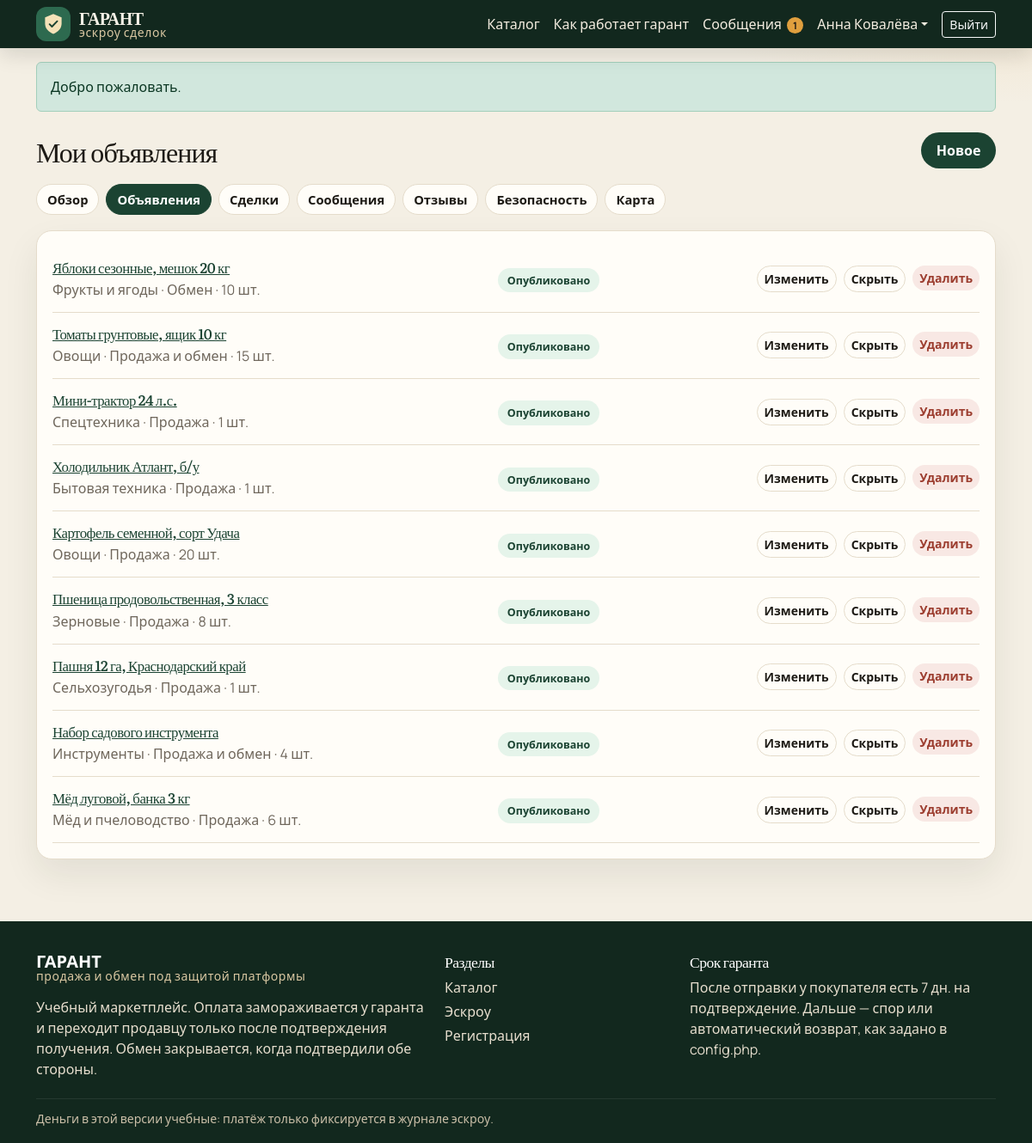
The page /cabinet/listings.php (signed in) on the database its author committed.
### tables this page shows
CREATE TABLE users (
  id INT UNSIGNED AUTO_INCREMENT PRIMARY KEY,
  email VARCHAR(190) NOT NULL,
  password_hash VARCHAR(255) NOT NULL,
  name VARCHAR(120) NOT NULL,
  phone VARCHAR(30) DEFAULT NULL,
  city VARCHAR(120) DEFAULT NULL,
  about TEXT,
  role ENUM('user', 'admin') NOT NULL DEFAULT 'user',
  seller_rating DECIMAL(3,2) NOT NULL DEFAULT 5.00,
  buyer_rating DECIMAL(3,2) NOT NULL DEFAULT 5.00,
  seller_reviews_count INT UNSIGNED NOT NULL DEFAULT 0,
  buyer_reviews_count INT UNSIGNED NOT NULL DEFAULT 0,
  twofa_enabled TINYINT(1) NOT NULL DEFAULT 0,
  twofa_code_hash VARCHAR(255) DEFAULT NULL,
  twofa_expires_at DATETIME DEFAULT NULL,
  card_last4 CHAR(4) DEFAULT NULL,
  card_brand VARCHAR(20) DEFAULT NULL,
  card_holder VARCHAR(120) DEFAULT NULL,
  card_exp CHAR(5) DEFAULT NULL,
  is_blocked TINYINT(1) NOT NULL DEFAULT 0,
  created_at DATETIME NOT NULL DEFAULT CURRENT_TIMESTAMP,
  UNIQUE KEY uq_users_email (email)
);

CREATE TABLE products (
  id INT UNSIGNED AUTO_INCREMENT PRIMARY KEY,
  user_id INT UNSIGNED NOT NULL,
  category_id INT UNSIGNED NOT NULL,
  title VARCHAR(200) NOT NULL,
  description TEXT NOT NULL,
  price DECIMAL(12,2) DEFAULT NULL,
  deal_type ENUM('sale', 'exchange', 'both') NOT NULL DEFAULT 'sale',
  exchange_for VARCHAR(255) DEFAULT NULL,
  quantity INT UNSIGNED NOT NULL DEFAULT 1,
  city VARCHAR(120) DEFAULT NULL,
  status ENUM('active', 'hidden', 'sold') NOT NULL DEFAULT 'active',
  created_at DATETIME NOT NULL DEFAULT CURRENT_TIMESTAMP,
  updated_at DATETIME NOT NULL DEFAULT CURRENT_TIMESTAMP ON UPDATE CURRENT_TIMESTAMP,
  KEY idx_products_catalog (status, category_id, deal_type),
  KEY idx_products_user (user_id),
  CONSTRAINT fk_products_user FOREIGN KEY (user_id) REFERENCES users (id),
  CONSTRAINT fk_products_category FOREIGN KEY (category_id) REFERENCES categories (id)
);

CREATE TABLE categories (
  id INT UNSIGNED AUTO_INCREMENT PRIMARY KEY,
  parent_id INT UNSIGNED DEFAULT NULL,
  name VARCHAR(160) NOT NULL,
  slug VARCHAR(160) NOT NULL,
  sort_order INT NOT NULL DEFAULT 0,
  UNIQUE KEY uq_categories_slug (slug),
  CONSTRAINT fk_categories_parent FOREIGN KEY (parent_id) REFERENCES categories (id) ON DELETE RESTRICT
);

### includes/functions.php (called while the page is built, shortened)
<?php
function e(mixed $value): string
{
    return htmlspecialchars((string) $value, ENT_QUOTES | ENT_SUBSTITUTE, 'UTF-8');
}
function base_path(): string
{
    static $base = null;
    if ($base !== null) {
        return $base;
    }
    $script = str_replace('\\', '/', $_SERVER['SCRIPT_NAME'] ?? '');
    $dir = str_replace('\\', '/', dirname($script));
    if (preg_match('#/(cabinet|admin)$#', $dir)) {
        $dir = str_replace('\\', '/', dirname($dir));
    }
    if ($dir === '/' || $dir === '.' || $dir === '') {
        return $base = '';
    }
    return $base = rtrim($dir, '/');
}
function url(string $path = ''): string
{
    $path = ltrim($path, '/');
    $base = base_path();
    return ($base === '' ? '' : $base) . '/' . $path;
}
function take_flashes(): array
{
    $items = $_SESSION['flash'] ?? [];
    return is_array($items) ? $items : [];
}
function deal_type_label(string $type): string
{
    return match ($type) {
        'sale' => 'Продажа',
        'exchange' => 'Обмен',
        'both' => 'Продажа и обмен',
        default => $type,
    };
}
function product_status_label(string $status): string
{
    return match ($status) {
        'active' => 'Опубликовано',
        'hidden' => 'Скрыто',
        'sold' => 'Нет в наличии',
        default => $status,
    };
}

### includes/auth.php (called while the page is built, shortened)
<?php
function current_user(bool $refresh = false): ?array
{
    static $loaded = false;
    static $user = null;
    if ($loaded) {
        return $user;
    }
    $loaded = true;
    $id = (int) ($_SESSION['user_id'] ?? 0);
    $user = query_one('SELECT * FROM users WHERE id = ?', [$id]);
    return $user;
}
function require_login(): array
{
    $user = current_user();
    if ($user) {
        return $user;
    }
}
function unread_count(): int
{
    $user = current_user();
    $row = query_one(
        'SELECT COUNT(*) AS c
         FROM messages m
         JOIN deals d ON d.id = m.deal_id
         WHERE m.is_read = 0
           AND m.sender_id IS NOT NULL
           AND m.sender_id <> ?
           AND (d.buyer_id = ? OR d.seller_id = ?)',
        [(int) $user['id'], (int) $user['id'], (int) $user['id']]
    );
    return $count = (int) ($row['c'] ?? 0);
}

### includes/db.php (called while the page is built, shortened)
<?php
function db(): PDO
{
    static $pdo = null;
    if ($pdo instanceof PDO) {
        return $pdo;
    }
    $dsn = 'mysql:host=' . DB_HOST . ';port=' . DB_PORT . ';dbname=' . DB_NAME . ';charset=' . DB_CHARSET;
    try {
        $pdo = new PDO($dsn, DB_USER, DB_PASS, [
            PDO::ATTR_ERRMODE => PDO::ERRMODE_EXCEPTION,
            PDO::ATTR_DEFAULT_FETCH_MODE => PDO::FETCH_ASSOC,
            PDO::ATTR_EMULATE_PREPARES => false,
        ]);
    } catch (PDOException $e) {
        app_log('DB: ' . $e->getMessage());
        http_response_code(500);
        echo '<!doctype html><meta charset="utf-8"><title>ГАРАНТ — нет базы</title>';
        echo '<div style="font-family:Segoe UI,sans-serif;max-width:640px;margin:48px auto;line-height:1.5">';
        echo '<h1>Нет подключения к MySQL</h1>';
        echo '<p>Импортируйте <code>sql/schema.sql</code> и проверьте хост, имя базы, логин и пароль в <code>config.php</code>.</p>';
        if (APP_DEBUG) {
            echo '<pre>' . e($e->getMessage()) . '</pre>';
        }
        echo '</div>';
        exit;
    }
    return $pdo;
}
function query_all(string $sql, array $params = []): array
{
    $stmt = db()->prepare($sql);
    $stmt->execute($params);
    return $stmt->fetchAll();
}
function query_one(string $sql, array $params = []): ?array
{
    $stmt = db()->prepare($sql);
    $stmt->execute($params);
    $row = $stmt->fetch();
    return $row === false ? null : $row;
}

### cabinet/listings.php (the view, shortened to what this page needs)
<?php
$user = require_login();
$rows = query_all(
    'SELECT p.*, c.name AS category_name
     FROM products p
     JOIN categories c ON c.id = p.category_id
     WHERE p.user_id = ?
     ORDER BY p.created_at DESC',
    [(int) $user['id']]
);
require __DIR__ . '/../templates/header.php';
?>
<div class="container py-4">
    <div class="d-flex justify-content-between align-items-center gap-3">
        <h1 class="h2 mb-0">Мои объявления</h1>
        <a class="btn btn-garant" href="<?= e(url('cabinet/listing.php')) ?>">Новое</a>
    </div>
    <?php require __DIR__ . '/../templates/cabinet-nav.php'; ?>
    <div class="panel">
        <?php foreach ($rows as $row): ?>
            <div class="list-row">
                <div>
                    <h3><a href="<?= e(url('product.php?id=' . (int) $row['id'])) ?>"><?= e($row['title']) ?></a></h3>
                    <div class="muted"><?= e($row['category_name']) ?> · <?= e(deal_type_label((string) $row['deal_type'])) ?> · <?= (int) $row['quantity'] ?> шт.</div>
                </div>
                <div><span class="badge-status st-<?= e($row['status'] === 'active' ? 'completed' : ($row['status'] === 'sold' ? 'dispute' : 'cancelled')) ?>"><?= e(product_status_label((string) $row['status'])) ?></span></div>
                <div class="d-flex gap-2 flex-wrap justify-content-end">
                    <a class="btn btn-sm btn-line" href="<?= e(url('cabinet/listing.php?id=' . (int) $row['id'])) ?>">Изменить</a>
                    <?php if ($row['status'] === 'active'): ?>
                        <form method="post"><button class="btn btn-sm btn-line" type="submit">Скрыть</button></form>
                    <?php else: ?>
                        <form method="post"><?= csrf_field() ?><input type="hidden" name="id" value="<?= (int) $row['id'] ?>"><input type="hidden" name="action" value="publish"><button class="btn btn-sm btn-line" type="submit">Открыть</button></form>
                    <?php endif; ?>
                    <form method="post" data-confirm="Удалить объявление? Если по нему были сделки, оно только скроется."><button class="btn btn-sm btn-danger-soft" type="submit">Удалить</button></form>
                </div>
            </div>
        <?php endforeach; ?>
    </div>
</div>
<?php require __DIR__ . '/../templates/footer.php'; ?>

### templates/header.php (shortened to what this page needs)
<?php
$navActive = $navActive ?? '';
$current = current_user();
$unread = $current ? unread_count() : 0;
?>
<!doctype html>
<html lang="ru">
<head>
    <link href="https://cdn.jsdelivr.net/npm/bootstrap@5.3.3/dist/css/bootstrap.min.css" rel="stylesheet">
    <link href="https://cdn.jsdelivr.net/npm/bootstrap-icons@1.11.3/font/bootstrap-icons.min.css" rel="stylesheet">
    <link href="<?= e(url('assets/css/style.css')) ?>" rel="stylesheet">
</head>
<body>
<header class="site-header">
    <nav class="navbar navbar-expand-lg navbar-dark">
        <div class="container">
            <a class="brand" href="<?= e(url('index.php')) ?>">
                <span class="brand-mark" aria-hidden="true">
                    <svg viewBox="0 0 32 32" width="28" height="28">
                        <path fill="#f4e2b8" d="M16 2.5 27 7v8.2c0 6.4-4.2 11.4-11 13.8C9.2 26.6 5 21.6 5 15.2V7L16 2.5z"/>
                        <path fill="none" stroke="#1b4332" stroke-width="2.2" stroke-linecap="round" stroke-linejoin="round" d="M11 16.2 14.2 19.4 21.2 12.2"/>
                    </svg>
                </span>
                <span class="brand-text">
                    <strong>ГАРАНТ</strong>
                    <small>эскроу сделок</small>
                </span>
            </a>
            <div class="collapse navbar-collapse" id="mainNav">
                <ul class="navbar-nav ms-auto align-items-lg-center">
                    <li class="nav-item"><a class="nav-link<?= $navActive === 'catalog' ? ' active' : '' ?>" href="<?= e(url('catalog.php')) ?>">Каталог</a></li>
                    <li class="nav-item"><a class="nav-link" href="<?= e(url('index.php')) ?>#escrow">Как работает гарант</a></li>
                    <?php if ($current): ?>
                        <li class="nav-item">
                            <a class="nav-link<?= $navActive === 'messages' ? ' active' : '' ?>" href="<?= e(url('cabinet/messages.php')) ?>">
                                Сообщения<?php if ($unread > 0): ?><span class="msg-badge"><?= (int) $unread ?></span><?php endif; ?>
                            </a>
                        </li>
                        <li class="nav-item dropdown">
                            <a class="nav-link dropdown-toggle" href="#" role="button" data-bs-toggle="dropdown" aria-expanded="false"><?= e($current['name']) ?></a>
                        </li>
                        <li class="nav-item">
                            <form method="post" action="<?= e(url('logout.php')) ?>" class="d-inline">
                                <button class="btn btn-sm btn-outline-light ms-lg-2" type="submit">Выйти</button>
                            </form>
                        </li>
                    <?php else: ?>
                        <li class="nav-item"><a class="nav-link" href="<?= e(url('login.php')) ?>">Войти</a></li>
                        <li class="nav-item"><a class="btn btn-sm btn-amber ms-lg-2" href="<?= e(url('register.php')) ?>">Регистрация</a></li>
                    <?php endif; ?>
                </ul>
            </div>
        </div>
    </nav>
</header>
<main>
<?php foreach (take_flashes() as $flash): ?>
    <?php $type = in_array($flash['type'] ?? '', ['success', 'danger', 'warning', 'info'], true) ? $flash['type'] : 'info'; ?>
    <div class="container mt-3">
        <div class="alert alert-<?= e($type) ?> mb-0"><?= e($flash['message'] ?? '') ?></div>
    </div>
<?php endforeach; ?>

### assets/css/style.css (style rules this page uses)
:root { --ink: #1d1a15; --muted: #6f675c; --forest: #1b4332; --forest-deep: #12281e; --moss: #2d6a4f; --cream: #f4efe4; --paper: #fffdf8; --line: #e5dccb; --amber: #e09f3e; --amber-deep: #9a6b16; --clay: #9c3d2f; --shadow: 0 18px 40px rgba(28, 32, 24, 0.08); --serif: "Literata", "Palatino Linotype", Palatino, Georgia, serif; --sans: "Manrope", "Segoe UI", sans-serif; }
body { margin: 0; color: var(--ink); background: radial-gradient(900px 320px at 100% -40px, rgba(224, 159, 62, 0.16), transparent 50%), var(--cream); font-family: var(--sans); min-height: 100vh; }
h1, h2, h3, .brand strong, .serif { font-family: var(--serif); letter-spacing: -0.03em; }
a { color: var(--forest); }
.site-header { background: var(--forest-deep); position: sticky; top: 0; z-index: 20; box-shadow: 0 8px 24px rgba(0, 0, 0, 0.12); }
.brand { display: flex; align-items: center; gap: 10px; color: #f6f1e7; text-decoration: none; }
.brand-mark { width: 40px; height: 40px; border-radius: 12px; background: var(--moss); display: grid; place-items: center; }
.brand-text { display: flex; flex-direction: column; line-height: 1.05; }
.brand-text strong { font-size: 1.25rem; color: #f6f1e7; }
.brand-text small { color: #d9c7a2; font-family: var(--sans); letter-spacing: 0.04em; }
.navbar-dark .nav-link { color: #f3ecdf; }
.msg-badge { display: inline-grid; place-items: center; min-width: 1.2rem; height: 1.2rem; margin-left: 6px; padding: 0 5px; border-radius: 999px; background: var(--amber); color: #1d1a15; font-size: 0.72rem; font-weight: 700; }
.btn-garant { background: var(--forest); color: #fff; border: 0; border-radius: 999px; font-weight: 700; padding: 0.55rem 1.1rem; }
.btn-line { border-radius: 999px; border: 1px solid var(--line); background: transparent; color: var(--ink); font-weight: 600; }
.btn-danger-soft { border-radius: 999px; background: #f8e8e4; color: var(--clay); border: 0; font-weight: 700; }
main { padding-bottom: 48px; }
.cat-tile, .panel, .pcard, .step, .stat, .filter-card { background: var(--paper); border: 1px solid var(--line); border-radius: 18px; }
.panel { padding: 18px; box-shadow: var(--shadow); }
.badge-status { border-radius: 999px; padding: 0.35rem 0.7rem; font-weight: 700; font-size: 0.78rem; }
.st-completed { background: #e5f4ea; color: #1b4332; }
.deal-row, .list-row { display: grid; grid-template-columns: 1.4fr 0.8fr auto; gap: 12px; align-items: center; padding: 14px 0; border-bottom: 1px solid var(--line); text-decoration: none; color: inherit; }
.deal-row h3, .list-row h3 { margin: 0 0 4px; font-size: 1.05rem; }
.muted { color: var(--muted); }

### rows shown on the page
users: name "Анна Ковалёва"
products: title "Яблоки сезонные, мешок 20 кг", category.name "Фрукты и ягоды", deal_type "Обмен", quantity "10", status "Опубликовано"
products: title "Томаты грунтовые, ящик 10 кг", category.name "Овощи", deal_type "Продажа и обмен", quantity "15", status "Опубликовано"
products: title "Мини-трактор 24 л.с.", category.name "Спецтехника", deal_type "Продажа", quantity "1", status "Опубликовано"
products: title "Холодильник Атлант, б/у", category.name "Бытовая техника", deal_type "Продажа", quantity "1", status "Опубликовано"
products: title "Картофель семенной, сорт Удача", category.name "Овощи", deal_type "Продажа", quantity "20", status "Опубликовано"
products: title "Пшеница продовольственная, 3 класс", category.name "Зерновые", deal_type "Продажа", quantity "8", status "Опубликовано"
products: title "Пашня 12 га, Краснодарский край", category.name "Сельхозугодья", deal_type "Продажа", quantity "1", status "Опубликовано"
products: title "Набор садового инструмента", category.name "Инструменты", deal_type "Продажа и обмен", quantity "4", status "Опубликовано"
products: title "Мёд луговой, банка 3 кг", category.name "Мёд и пчеловодство", deal_type "Продажа", quantity "6", status "Опубликовано"

### other values the page prints
$unread "1"
$flash['message'] "Добро пожаловать."
$label "Обзор"
$label "Объявления"
$label "Сделки"
$label "Сообщения"
$label "Отзывы"
$label "Безопасность"
$label "Карта"
ESCROW_DAYS "7"
